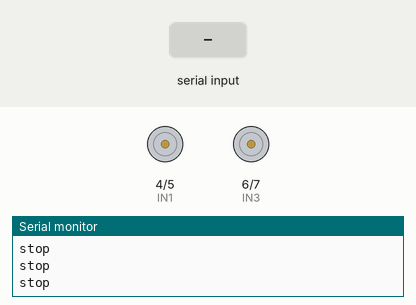
Bench run of a sketch on a simulated Arduino Uno, built with avr-gcc and run on an emulated ATmega328P. On the bench: motor-driver pin pairs drawn as motors (green arrow = first pin HIGH = forward, orange = second pin HIGH = backward, longer = more drive, scaled by the enable pin), the last lines printed to the serial monitor. Inputs (shaded band) come from the test bench.

Above: at 1.2 s.
1.3 s: "1" received over Serial
At 1.9 s:
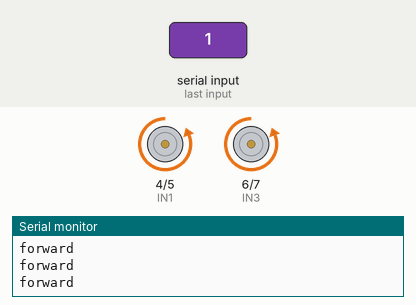
2.8 s: "2" received over Serial
At 3.1 s:
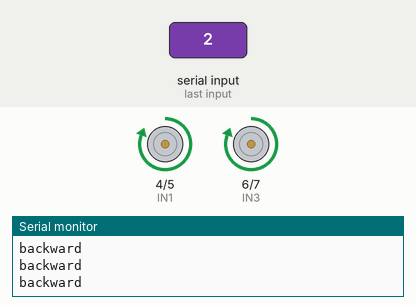
4.3 s: "3" received over Serial
At 5.4 s:
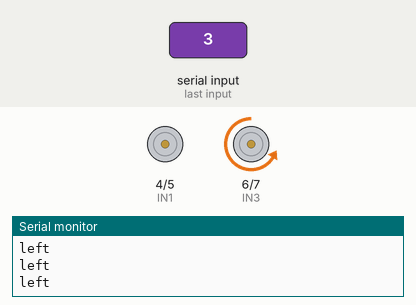
5.8 s: "4" received over Serial
At 6.4 s:
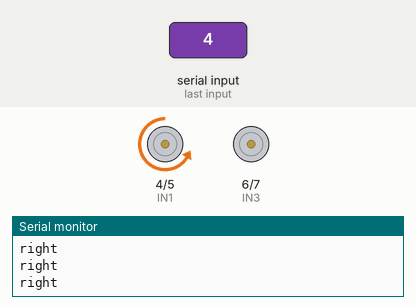
7.3 s: "7" received over Serial
At 8.5 s:
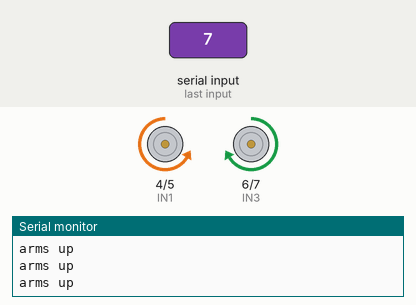
8.8 s: "8" received over Serial
At 10.0 s:
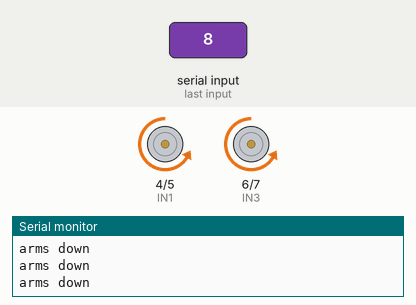
Timing chart, 0 to 11.3 s (numbered marks = the images above; inputs shaded):
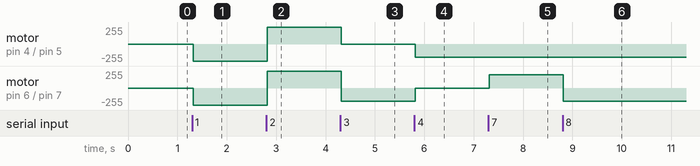

The sketch:

robot.ino
```cpp
const int IN1 = 4;
const int IN2 = 5;
const int IN3 = 6;
const int IN4 = 7;
 //motor driver pins for arms
const int IN5 = 6;
const int IN6 = 7;
const int IN7 = 8;
const int IN8 = 9;

//fast 1oo;
//slow 50;


int received  = 0;

const int ENA = 10;
const int ENB = 11;


void setup() {
  Serial.begin(9600);

  pinMode (IN1, OUTPUT);
  pinMode (IN2, OUTPUT);
  pinMode (IN3, OUTPUT);
  pinMode (IN4, OUTPUT);

  //Controlling pulse witdth modulations.

 pinMode (ENA, OUTPUT);
 pinMode (ENB, OUTPUT);


}

void loop() {
  if(Serial.available()>0){
  received = Serial.read();
  Serial.println(received);

  }


  if(received == '1'){
 analogWrite(ENA, 255);
 analogWrite(ENB, 255);

    Serial.println("forward");
        // forward();
                    digitalWrite(IN1, LOW);
                    digitalWrite(IN2, HIGH);    //left clockwise
                    digitalWrite(IN3, LOW);
                    digitalWrite(IN4, HIGH);
  }
  else if (received == '2'){

 analogWrite(ENA, 255);
 analogWrite(ENB, 255);

      backward();
  }
  else if(received == '3'){

 analogWrite(ENA, 200);
 analogWrite(ENB, 200);

    left();
  }
  else if (received == '4'){

 analogWrite(ENA, 200);
 analogWrite(ENB, 200);

    right();
  }
  else if(received == '5'){

    grip_contrax();
  }

  else if(received == '6'){
    grip_relax();
  }

  else if(received == '7'){
    liftup();
  }
  else if(received == '8'){
    liftdown();
  }

  else{
    stopit();
  }

}

  void forward(){

  }

  void backward(){
    Serial.println("backward");
                      digitalWrite(IN1, HIGH);
                      digitalWrite(IN2, LOW);
                      digitalWrite(IN3, HIGH);
                      digitalWrite(IN4, LOW);
  }

  void left(){
    Serial.println("left");
                    digitalWrite(IN1, HIGH);
                    digitalWrite(IN2, HIGH);
                    digitalWrite(IN3, LOW);
                    digitalWrite(IN4, HIGH);
  }

  void right(){
    Serial.println("right");
                      digitalWrite(IN1, LOW);
                      digitalWrite(IN2, HIGH);
                      digitalWrite(IN3, LOW);
                      digitalWrite(IN4, LOW);
  }

  void liftup(){
    Serial.println("arms up");
    digitalWrite(IN5,HIGH);
    digitalWrite(IN6,LOW);


  }

  void liftdown(){
    Serial.println("arms down");

    digitalWrite(IN5,LOW);
    digitalWrite(IN6,HIGH);


  }

  void grip_contrax(){
    Serial.println("contraxing");

    digitalWrite(IN7,LOW);
    digitalWrite(IN8,HIGH);

  }

  void grip_relax(){
    Serial.println("arms relaxing");

    digitalWrite(IN7,HIGH);
    digitalWrite(IN8,LOW);

  }

  void stopit(){
    Serial.println("stop");
                        digitalWrite(IN1, LOW);
                        digitalWrite(IN2, LOW);
                        digitalWrite(IN3, LOW);
                        digitalWrite(IN4, LOW);
                        digitalWrite(IN5,LOW);
                        digitalWrite(IN6,LOW);
                        digitalWrite(IN7,LOW);
                        digitalWrite(IN8,LOW);
  }
```

Measured:
- after the input at 1.3 s, motor on pin 4 (IN1) / pin 5 (IN2), motor on pin 6 (IN3) / pin 7 (IN4): stopped → backward 255/255 at once
- after the input at 2.8 s, motor on pin 4 (IN1) / pin 5 (IN2), motor on pin 6 (IN3) / pin 7 (IN4): backward 255/255 → forward 255/255 at once
- after the input at 4.3 s, motor on pin 4 (IN1) / pin 5 (IN2): forward 255/255 → stopped at once; motor on pin 6 (IN3) / pin 7 (IN4): forward 255/255 → backward 200/255 at once
- after the input at 5.8 s, motor on pin 4 (IN1) / pin 5 (IN2): stopped → backward 200/255 at once; motor on pin 6 (IN3) / pin 7 (IN4): backward 200/255 → stopped at once
- after the input at 7.3 s, motor on pin 6 (IN3) / pin 7 (IN4): stopped → forward 200/255 at once
- after the input at 8.8 s, motor on pin 6 (IN3) / pin 7 (IN4): forward 200/255 → backward 200/255 at once
